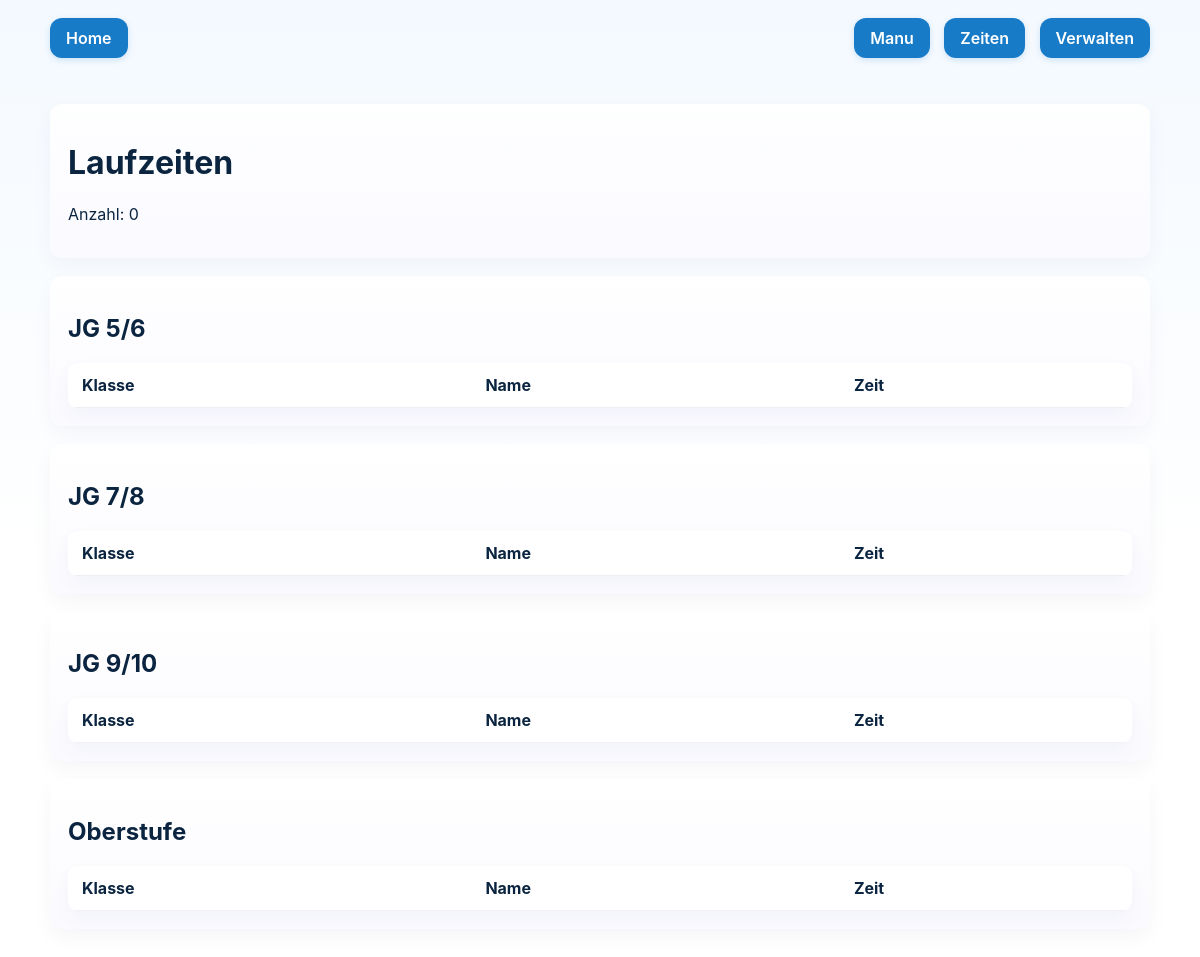
/zeiten, run on an earlier commit of the app's database.
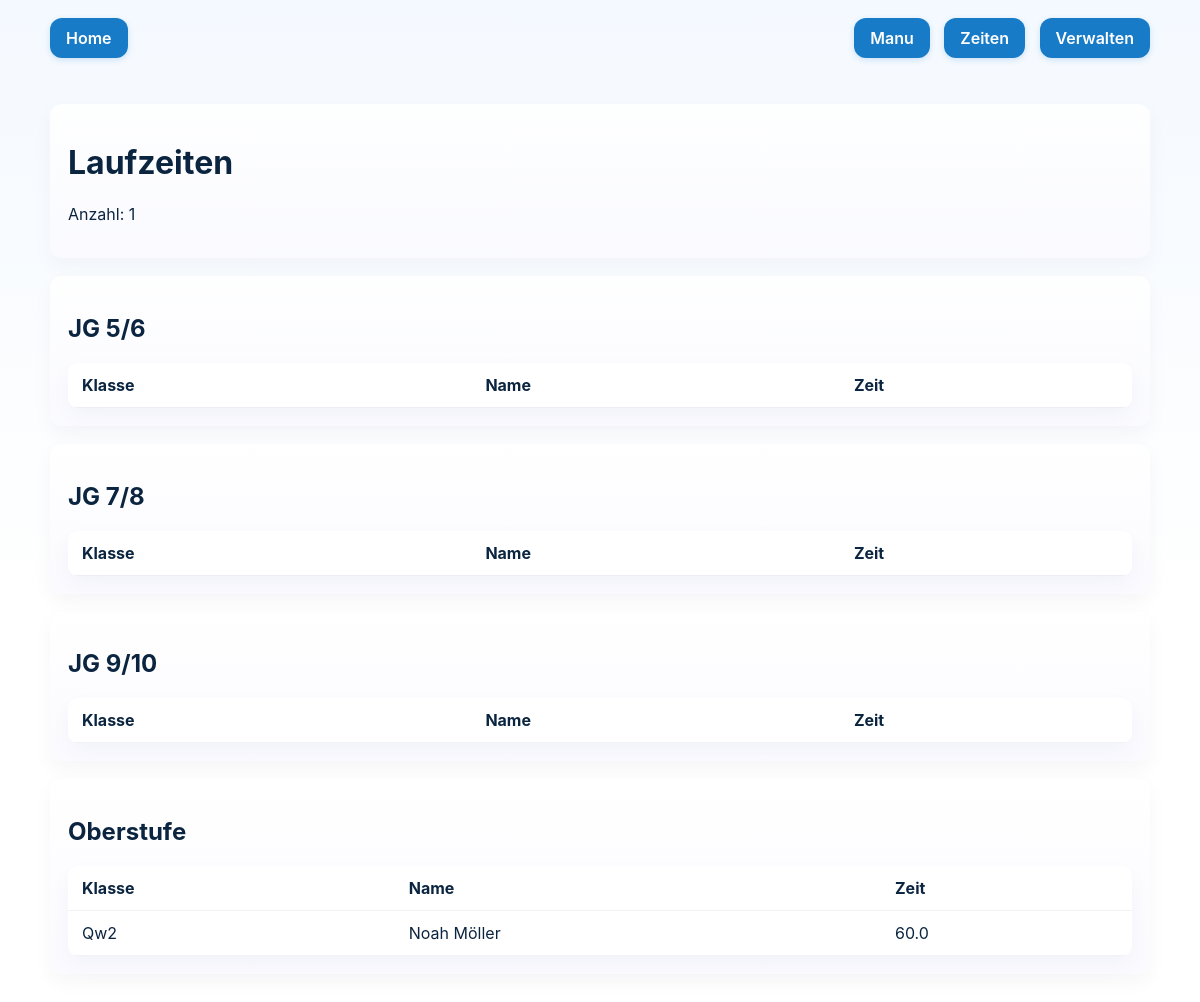
And on a later commit of the database.
### tables this page shows
CREATE TABLE Laeufer (
    schüler_id INTEGER PRIMARY KEY AUTOINCREMENT,
    name TEXT,
    vorname TEXT,
    klasse TEXT,
    sportlehrer TEXT,
    zeit FLOAT
               , jahrgang TEXT);

### app.py (the view)
@app.route("/zeiten")
def zeiten():
    conn = sqlite3.connect("Läufer-Schüler.db")
    conn.row_factory = sqlite3.Row
    cur = conn.cursor()
    daten = cur.execute("""
        SELECT * FROM Laeufer
        ORDER BY jahrgang, klasse, name
    """).fetchall()
    conn.close()
    return render_template("zeiten.html", daten=daten)

### templates/zeiten.html (shortened to what this page needs)
<!DOCTYPE html>
<html lang="de">
<head>
    <link rel="stylesheet" href="{{ url_for('static', filename='css/style.css') }}">
</head>
<body>
    <header class="site-header">
        <nav class="nav">
            <div class="nav-left">
                <a class="btn" href="{{ url_for('startseite') }}">Home</a>
            </div>
            <div class="nav-right">
                 <a class="btn" href="{{ url_for('manu') }}">Manu</a>
                <a class="btn" href="{{ url_for('zeiten') }}">Zeiten</a>
                <a class="btn" href="{{ url_for('verwalten') }}">Verwalten</a>
            </div>
        </nav>
    </header>
    <main class="container">
        <div class="section-card">
            <h1>Laufzeiten</h1>
            <p>Anzahl: {{ daten|length }}</p>
        </div>
        <section class="section-card">
            <h2>JG 5/6</h2>
            <table class="data-table">
                <thead>
                    <tr><th>Klasse</th><th>Name</th><th>Zeit</th></tr>
                </thead>
            </table>
        </section>
        <section class="section-card">
            <h2>JG 7/8</h2>
            <table class="data-table">
                <thead>
                    <tr><th>Klasse</th><th>Name</th><th>Zeit</th></tr>
                </thead>
            </table>
        </section>
        <section class="section-card">
            <h2>JG 9/10</h2>
            <table class="data-table">
                <thead>
                    <tr><th>Klasse</th><th>Name</th><th>Zeit</th></tr>
                </thead>
            </table>
        </section>
        <section class="section-card">
            <h2>Oberstufe</h2>
            <table class="data-table">
                <thead>
                    <tr><th>Klasse</th><th>Name</th><th>Zeit</th></tr>
                </thead>
                <tbody>
                {% for schueler in daten %}
                    {% if schueler["jahrgang"] in ["OBS","Oberstufe"] %}
                        <tr>
                            <td>{{ schueler["klasse"] }}</td>
                            <td>{{ schueler["vorname"] }} {{ schueler["name"] }}</td>
                            <td>{{ schueler["zeit"] }}</td>
                        </tr>
                    {% endif %}
                {% endfor %}
                </tbody>
            </table>
        </section>
    </main>
</body>
</html>

What changed in the data, as far as the page shows it:
added Laeufer: klasse "Qw2", vorname "Noah", name "Möller", zeit "60.0"
Also different on the page:
{{ daten|length }}: "0" → "1"
